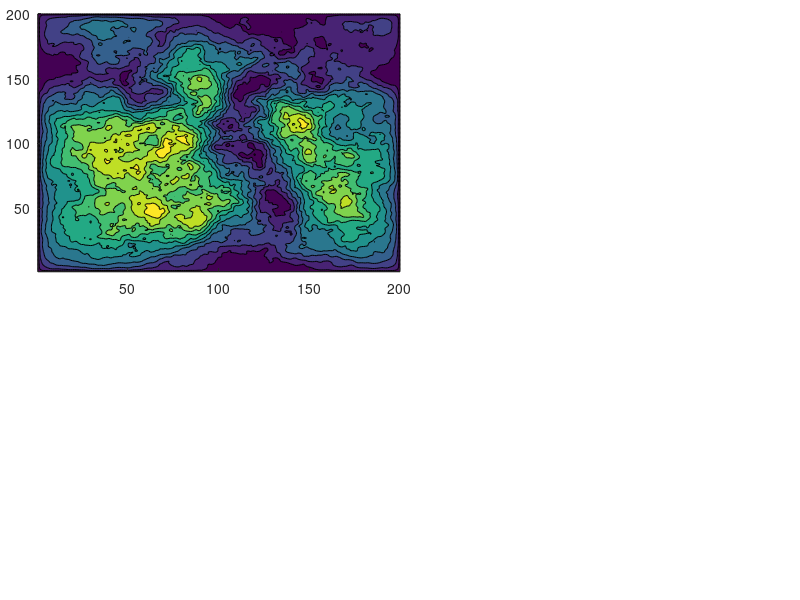

MATLAB code to generate this figure: (Note: this script raises an error after producing the figure.)
% demo4
X=linspace(0,1,200)';
CL=(-cos(X*2*pi)+1).^.2;
r=(X-.5)'.^2+(X-.5).^2;
Z=abs(ifftn(exp(7i*rand(200))./r.^.9)).*(CL*CL')*30;

ax1=axes('Parent',gcf,'OuterPosition',[0,1/2,1/2,1/2],'LooseInset',[0,0,0,0]);
contourf(Z,'EdgeColor','none')
ax1.Colormap=nclCM(190,200);


ax2=axes('Parent',gcf,'OuterPosition',[1/2,1/2,1/2,1/2],'LooseInset',[0,0,0,0]);
contourf(Z,'EdgeColor','none')
ax2.Colormap=nclCM(190,200);

ax3=axes('Parent',gcf,'OuterPosition',[0,0,1/2,1/2],'LooseInset',[0,0,0,0]);
contourf(Z,'EdgeColor','none')
ax3.Colormap=nclCM(190,200);


ax4=axes('Parent',gcf,'OuterPosition',[1/2,0,1/2,1/2],'LooseInset',[0,0,0,0]);
contourf(Z,'EdgeColor','none') 
ax4.Colormap=nclCM(190,200);